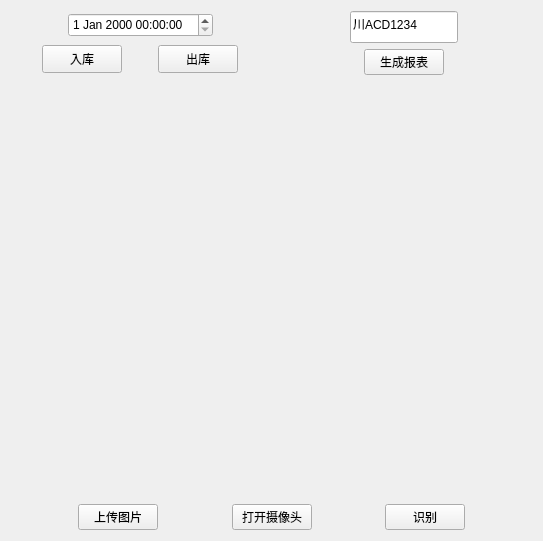
<?xml version="1.0" encoding="UTF-8"?>
<ui version="4.0">
 <class>Widget</class>
 <widget class="QWidget" name="Widget">
  <property name="geometry">
   <rect>
    <x>0</x>
    <y>0</y>
    <width>543</width>
    <height>541</height>
   </rect>
  </property>
  <property name="windowTitle">
   <string>Widget</string>
  </property>
  <layout class="QVBoxLayout" name="verticalLayout_4">
   <item>
    <layout class="QVBoxLayout" name="verticalLayout_3">
     <item>
      <layout class="QHBoxLayout" name="horizontalLayout_6">
       <item>
        <layout class="QVBoxLayout" name="verticalLayout">
         <item>
          <layout class="QHBoxLayout" name="horizontalLayout_5">
           <item>
            <spacer name="horizontalSpacer_12">
             <property name="orientation">
              <enum>Qt::Horizontal</enum>
             </property>
             <property name="sizeHint" stdset="0">
              <size>
               <width>40</width>
               <height>20</height>
              </size>
             </property>
            </spacer>
           </item>
           <item>
            <widget class="QDateTimeEdit" name="edt_time">
             <property name="sizePolicy">
              <sizepolicy hsizetype="Minimum" vsizetype="Fixed">
               <horstretch>0</horstretch>
               <verstretch>0</verstretch>
              </sizepolicy>
             </property>
             <property name="minimumSize">
              <size>
               <width>0</width>
               <height>24</height>
              </size>
             </property>
             <property name="maximumSize">
              <size>
               <width>230</width>
               <height>16777215</height>
              </size>
             </property>
            </widget>
           </item>
           <item>
            <spacer name="horizontalSpacer_11">
             <property name="orientation">
              <enum>Qt::Horizontal</enum>
             </property>
             <property name="sizeHint" stdset="0">
              <size>
               <width>40</width>
               <height>20</height>
              </size>
             </property>
            </spacer>
           </item>
          </layout>
         </item>
         <item>
          <layout class="QHBoxLayout" name="horizontalLayout">
           <item>
            <spacer name="horizontalSpacer_2">
             <property name="orientation">
              <enum>Qt::Horizontal</enum>
             </property>
             <property name="sizeHint" stdset="0">
              <size>
               <width>10</width>
               <height>20</height>
              </size>
             </property>
            </spacer>
           </item>
           <item>
            <widget class="QPushButton" name="pushButton">
             <property name="sizePolicy">
              <sizepolicy hsizetype="Maximum" vsizetype="Fixed">
               <horstretch>0</horstretch>
               <verstretch>0</verstretch>
              </sizepolicy>
             </property>
             <property name="maximumSize">
              <size>
               <width>93</width>
               <height>28</height>
              </size>
             </property>
             <property name="text">
              <string>入库</string>
             </property>
            </widget>
           </item>
           <item>
            <spacer name="horizontalSpacer">
             <property name="orientation">
              <enum>Qt::Horizontal</enum>
             </property>
             <property name="sizeHint" stdset="0">
              <size>
               <width>10</width>
               <height>28</height>
              </size>
             </property>
            </spacer>
           </item>
           <item>
            <widget class="QPushButton" name="pushButton_2">
             <property name="sizePolicy">
              <sizepolicy hsizetype="Maximum" vsizetype="Fixed">
               <horstretch>0</horstretch>
               <verstretch>0</verstretch>
              </sizepolicy>
             </property>
             <property name="maximumSize">
              <size>
               <width>93</width>
               <height>28</height>
              </size>
             </property>
             <property name="text">
              <string>出库</string>
             </property>
            </widget>
           </item>
           <item>
            <spacer name="horizontalSpacer_3">
             <property name="orientation">
              <enum>Qt::Horizontal</enum>
             </property>
             <property name="sizeHint" stdset="0">
              <size>
               <width>10</width>
               <height>20</height>
              </size>
             </property>
            </spacer>
           </item>
          </layout>
         </item>
        </layout>
       </item>
       <item>
        <layout class="QVBoxLayout" name="verticalLayout_2">
         <item>
          <layout class="QHBoxLayout" name="horizontalLayout_3">
           <item>
            <spacer name="horizontalSpacer_7">
             <property name="orientation">
              <enum>Qt::Horizontal</enum>
             </property>
             <property name="sizeHint" stdset="0">
              <size>
               <width>10</width>
               <height>20</height>
              </size>
             </property>
            </spacer>
           </item>
           <item>
            <widget class="QLineEdit" name="lineEdit_car">
             <property name="sizePolicy">
              <sizepolicy hsizetype="Minimum" vsizetype="Fixed">
               <horstretch>0</horstretch>
               <verstretch>0</verstretch>
              </sizepolicy>
             </property>
             <property name="minimumSize">
              <size>
               <width>100</width>
               <height>32</height>
              </size>
             </property>
             <property name="maximumSize">
              <size>
               <width>120</width>
               <height>16777215</height>
              </size>
             </property>
             <property name="styleSheet">
              <string notr="true"/>
             </property>
             <property name="text">
              <string>川ACD1234</string>
             </property>
            </widget>
           </item>
           <item>
            <spacer name="horizontalSpacer_6">
             <property name="orientation">
              <enum>Qt::Horizontal</enum>
             </property>
             <property name="sizeHint" stdset="0">
              <size>
               <width>10</width>
               <height>20</height>
              </size>
             </property>
            </spacer>
           </item>
          </layout>
         </item>
         <item>
          <layout class="QHBoxLayout" name="horizontalLayout_2">
           <item>
            <spacer name="horizontalSpacer_5">
             <property name="orientation">
              <enum>Qt::Horizontal</enum>
             </property>
             <property name="sizeHint" stdset="0">
              <size>
               <width>10</width>
               <height>20</height>
              </size>
             </property>
            </spacer>
           </item>
           <item>
            <widget class="QPushButton" name="pushButton_5">
             <property name="text">
              <string>生成报表</string>
             </property>
            </widget>
           </item>
           <item>
            <spacer name="horizontalSpacer_4">
             <property name="orientation">
              <enum>Qt::Horizontal</enum>
             </property>
             <property name="sizeHint" stdset="0">
              <size>
               <width>10</width>
               <height>20</height>
              </size>
             </property>
            </spacer>
           </item>
          </layout>
         </item>
        </layout>
       </item>
      </layout>
     </item>
     <item>
      <widget class="QWidget" name="widget_2" native="true">
       <property name="sizePolicy">
        <sizepolicy hsizetype="Minimum" vsizetype="Preferred">
         <horstretch>0</horstretch>
         <verstretch>0</verstretch>
        </sizepolicy>
       </property>
       <property name="minimumSize">
        <size>
         <width>500</width>
         <height>375</height>
        </size>
       </property>
       <property name="styleSheet">
        <string notr="true">alternate-background-color: rgb(230, 230, 230);</string>
       </property>
      </widget>
     </item>
     <item>
      <layout class="QHBoxLayout" name="horizontalLayout_4">
       <item>
        <spacer name="horizontalSpacer_8">
         <property name="orientation">
          <enum>Qt::Horizontal</enum>
         </property>
         <property name="sizeHint" stdset="0">
          <size>
           <width>40</width>
           <height>20</height>
          </size>
         </property>
        </spacer>
       </item>
       <item>
        <widget class="QPushButton" name="btn_sendImg">
         <property name="text">
          <string>上传图片</string>
         </property>
        </widget>
       </item>
       <item>
        <spacer name="horizontalSpacer_13">
         <property name="orientation">
          <enum>Qt::Horizontal</enum>
         </property>
         <property name="sizeHint" stdset="0">
          <size>
           <width>40</width>
           <height>20</height>
          </size>
         </property>
        </spacer>
       </item>
       <item>
        <widget class="QPushButton" name="btn_openCam">
         <property name="text">
          <string>打开摄像头</string>
         </property>
        </widget>
       </item>
       <item>
        <spacer name="horizontalSpacer_9">
         <property name="orientation">
          <enum>Qt::Horizontal</enum>
         </property>
         <property name="sizeHint" stdset="0">
          <size>
           <width>40</width>
           <height>20</height>
          </size>
         </property>
        </spacer>
       </item>
       <item>
        <widget class="QPushButton" name="btn_judgeImg">
         <property name="text">
          <string>识别</string>
         </property>
        </widget>
       </item>
       <item>
        <spacer name="horizontalSpacer_10">
         <property name="orientation">
          <enum>Qt::Horizontal</enum>
         </property>
         <property name="sizeHint" stdset="0">
          <size>
           <width>40</width>
           <height>20</height>
          </size>
         </property>
        </spacer>
       </item>
      </layout>
     </item>
    </layout>
   </item>
  </layout>
 </widget>
 <layoutdefault spacing="6" margin="11"/>
 <resources/>
 <connections/>
</ui>
